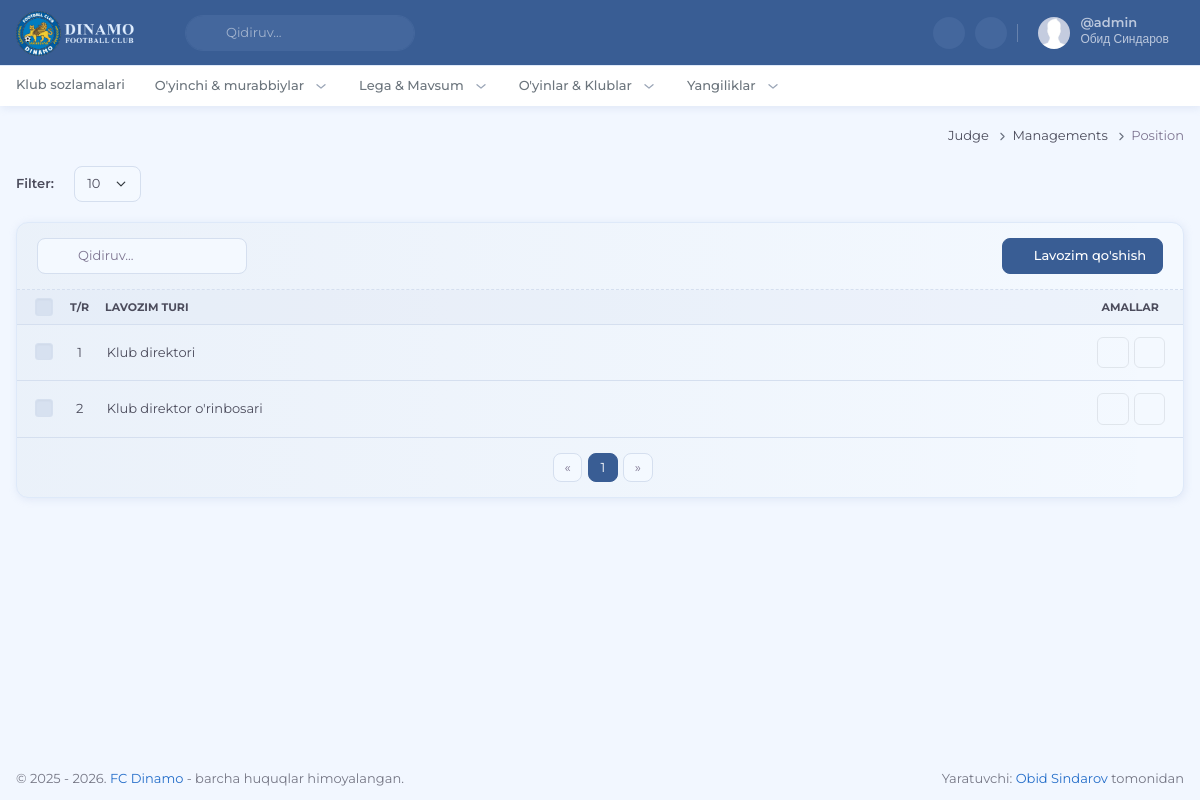
Page /judge/managements/position (signed in) on the committed database.
### apps/users/models.py (models this page shows, shortened)
class CustomUser(AbstractUser):
    pass

### apps/teams/models.py (models this page shows, shortened)
class ManagementPosition(models.Model):
    title = models.CharField(max_length=255)
    order = models.IntegerField(default=0)
    class Meta:
        ordering = ('order',)

### apps/judge/views.py (the view, shortened to what this page needs)
# urls.py: path('managements/position', views.judge_managements_position, name='judge_managements_position'),
@login_required
def judge_managements_position(request):
    if not request.user.is_superuser:
        raise PermissionDenied
    per_page = request.GET.get('per_page', 10)
    management_positions_list = ManagementPosition.objects.all().order_by('order')
    management_positions_list, pagination_range = paginate_queryset(management_positions_list, request, per_page=per_page)
    paths = [
        {'title': 'judge', 'url': 'judge', 'args': []},
        {'title': 'managements', 'url': 'judge_managements_position', 'args': []},
        {'title': 'position', 'url': 'judge_managements_position', 'args': []},
    ]
    context = {
        'per_page': str(per_page),
        'pagination_range': pagination_range,
        'management_positions_list': management_positions_list,
        'paths': paths,
        'page_title': 'Rahbar xodimlar lavozimlarini sozlash'
    }
    context.update(get_base_context(request))
    return render(request, 'judge/players/managements/positions.html', context)

### apps/core/utils.py (called while the page is built)
def get_base_context(request):
    return {
        'current_year': datetime.now().year,
        'categorys': TeamType.objects.all().order_by('order')
    }

def get_pagination_range(current_page, total_pages, delta=1):
    range_with_dots = []
    left = current_page - delta
    right = current_page + delta + 1
    range_with_dots.append(1)
    if left > 2:
        range_with_dots.append('...')
    for i in range(max(left, 2), min(right, total_pages)):
        range_with_dots.append(i)
    if right < total_pages:
        range_with_dots.append('...')
    if total_pages > 1:
        range_with_dots.append(total_pages)
    return range_with_dots

def paginate_queryset(queryset, request, per_page=5):
    paginator = Paginator(queryset, per_page)
    page_number = request.GET.get('page')
    page_obj = paginator.get_page(page_number)
    pagination_range = get_pagination_range(page_obj.number, paginator.num_pages)
    return page_obj, pagination_range

### apps/judge/templates/judge/players/managements/positions.html (shortened to what this page needs)
{% extends "judge/judge.html" %} {% load static %} {% block title %}FC Dinamo - {{ page_title }}{% endblock title %} {% block css %} {% endblock css %}
{% block content %}
<div class="container-fluid">
    <div class="row">
        <div class="col-12">
            <div class="d-flex align-items-center gap-2 mb-3">
                <span class="me-2 fw-semibold">Filter:</span>
                <form method="get" class="d-flex gap-2">
                    <select class="form-select form-control my-1 my-md-0" name="per_page" onchange="this.form.submit()">
                        <option value="10" {% if per_page == "10" %}selected{% endif %}>10</option>
                    </select>
                </form>
            </div>
            <form method="post">
                <div data-table data-table-rows-per-page="{{ per_page }}" class="card">
                    <div class="card-header border-light justify-content-between">
                        <div class="d-flex gap-2">
                            <div class="app-search">
                                <input data-table-search type="search" class="form-control" placeholder="Qidiruv..." />
                                <i class="ti ti-search app-search-icon text-muted"></i>
                            </div>
                        </div>
                        <div class="d-flex gap-1">
                            <a href="#!" class="btn btn-primary" data-bs-toggle="modal" data-bs-target="#addPositionModal">
                                <i class="ti ti-plus me-1 fs-sm"></i>
                                Lavozim qo'shish
                            </a>
                        </div>
                    </div>
                    <div class="table-responsive">
                        <table class="table table-custom table-centered table-select table-hover w-100 mb-0">
                            <thead class="bg-light align-middle bg-opacity-25 thead-sm">
                                <tr class="text-uppercase fs-xxs">
                                    <th class="ps-3" style="width: 1%">
                                        <input data-table-select-all class="form-check-input form-check-input-light fs-14 mt-0" type="checkbox" id="select-all-products" value="option" />
                                    </th>
                                    <th class="text-center" data-table-sort data-column="order" style="width: 1%;">T/R</th>
                                    <th data-table-sort data-column="name">Lavozim turi</th>
                                    <th class="text-center" style="width: 1%">Amallar</th>
                                </tr>
                            </thead>
                            <tbody>
                                {% for position in management_positions_list %}
                                <tr>
                                    <td class="ps-3">
                                        <input class="form-check-input form-check-input-light fs-14 product-item-check mt-0" type="checkbox" name="selected_ids" value="{{ position.id }}" />
                                    </td>
                                    <td class="text-center">{{ position.order }}</td>
                                    <td>{{ position.title }}</td>
                                    <td>
                                        <div class="d-flex justify-content-center gap-1">
                                            <a href="{% url 'judge_managements_position_edit' position.id %}" class="btn btn-default btn-icon btn-sm edit-position-btn" data-title="{{ position.title }}" data-order="{{ position.order }}" data-bs-toggle="modal" data-bs-target="#editPositionModal">
                                                <i class="ti ti-edit fs-lg"></i>
                                            </a>
                                            <a href="{% url 'judge_managements_position_delete' position.id %}" class="btn btn-default btn-icon btn-sm single-delete-btn">
                                                <i class="ti ti-trash fs-lg"></i>
                                            </a>
                                        </div>
                                    </td>
                                </tr>
                                {% endfor %}
                            </tbody>
                        </table>
                    </div>
                    <div class="card-footer border-0">
                        <div class="d-flex justify-content-between align-items-center">
                            <ul class="pagination pagination-sm pagination-boxed mb-0 mx-auto">
                                <li class="page-item {% if not management_positions_list.has_previous %}disabled{% endif %}">
                                    <a class="page-link" href="{% if management_positions_list.has_previous %}?page={{ management_positions_list.previous_page_number }}{% else %}#{% endif %}" aria-label="Previous">
                                        <span aria-hidden="true">&laquo;</span>
                                    </a>
                                </li>
                                {% for page in pagination_range %}
                                {% if page == '...' %}
                                <li class="page-item disabled"><span class="page-link">...</span></li>
                                {% elif page == management_positions_list.number %}
                                <li class="page-item active"><a class="page-link" href="?{% if per_page %}per_page={{ per_page }}&{% endif %}page={{ page }}">{{ page }}</a></li>
                                {% else %}
                                <li class="page-item"><a class="page-link" href="?{% if per_page %}per_page={{ per_page }}&{% endif %}page={{ page }}">{{ page }}</a></li>
                                {% endif %}
                                {% endfor %}
                                <li class="page-item {% if not management_positions_list.has_next %}disabled{% endif %}">
                                    <a class="page-link" href="{% if management_positions_list.has_next %}?{% if per_page %}per_page={{ per_page }}&{% endif %}page={{ management_positions_list.next_page_number }}{% else %}#{% endif %}" aria-label="Next">
                                        <span aria-hidden="true">&raquo;</span>
                                    </a>
                                </li>
                            </ul>
                        </div>
                    </div>
                </div>
            </form>
        </div>
    </div>
</div>
{% endblock content %}

### apps/core/templates/core/components/user-dropdown.html (shortened to what this page needs)
{% load static %}
{% if request.user.is_authenticated %}
<div id="user-dropdown-detailed" class="topbar-item nav-user">
    <div class="dropdown">
        <a class="topbar-link dropdown-toggle drop-arrow-none px-2" data-bs-toggle="dropdown" href="#!"
            aria-haspopup="false" aria-expanded="false">
            <img src="{% static 'images/user.jpg' %}" width="32" class="rounded-circle me-lg-2 d-flex"
                alt="user-image" />
            <div class="d-lg-flex align-items-center gap-1 d-none">
                <span>
                    <h5 class="my-0 lh-1 pro-username">@{{ request.user.username }}</h5>
                    <span class="fs-xs lh-1">{{ request.user.first_name }} {{ request.user.last_name }}</span>
                </span>
                <i class="ti ti-chevron-down align-middle"></i>
            </div>
        </a>
    </div>
</div>
{% endif %}

### rows in the picture
CustomUser: user.username "admin", user.first_name "Обид", user.last_name "Синдаров"
ManagementPosition: order "1", title "Klub direktori"
ManagementPosition: order "2", title "Klub direktor o'rinbosari"

### other values in the picture
{{ item.title|title }} "Judge" "Managements"
{{ item.title|title }} "Position"
{{ page }} "1"
